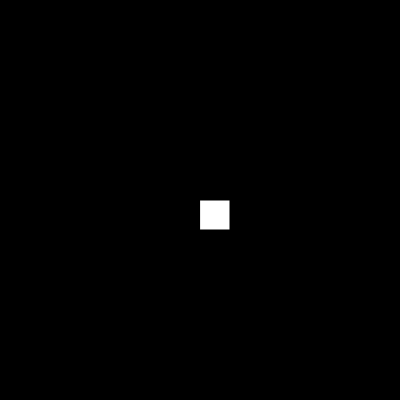
Frame 1 (no input)
Frame 60 (no input): identical to frame 1, image omitted
Frame 120 (the mouse pressed at the canvas centre since frame 60): identical to frame 1, image omitted

The p5.js sketch that drew this single still picture (run headless with seeded random() and noise() and a simulated clock; from frame 60 on, the mouse is pressed at the canvas centre):

// p5.js sketch
// ── sketch.js
function setup() {
  createCanvas(400, 400);
}

function draw() {
  background("black");
  rect(200,200,30,30);
}
